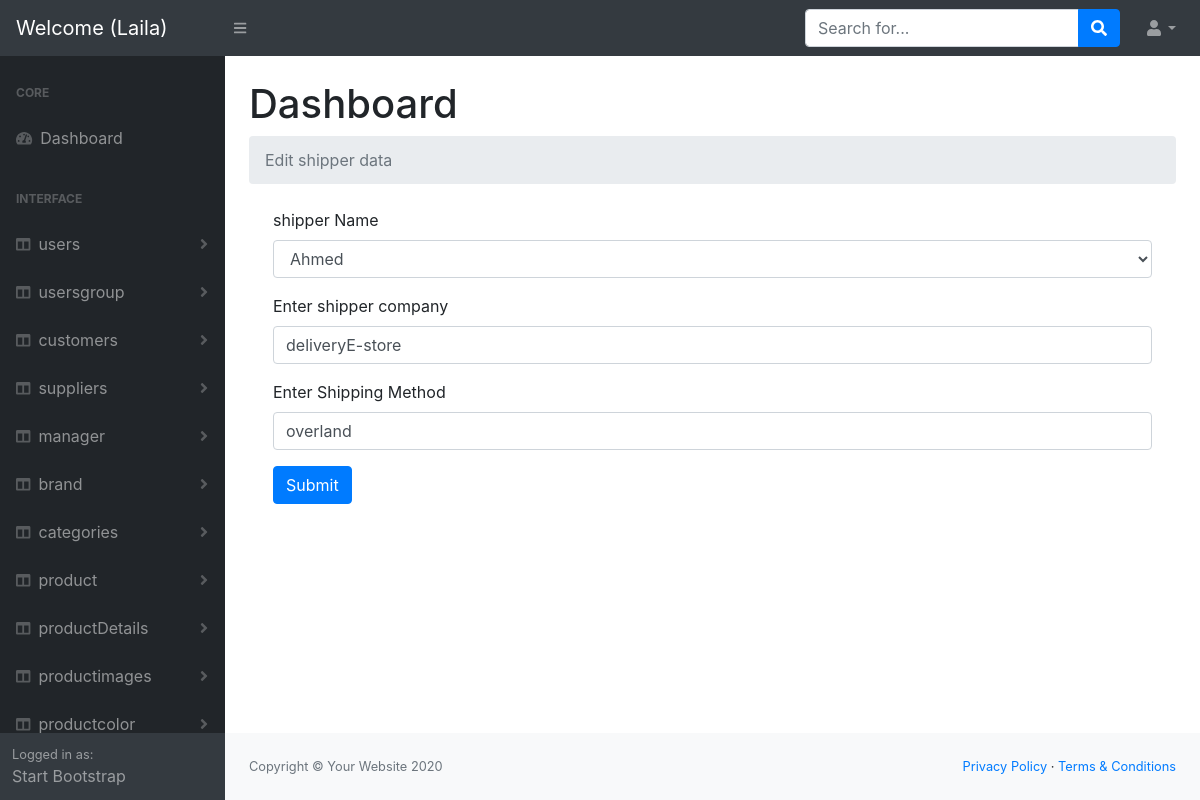
/Dashboard/admin/ordershipper/edit.php?id=8 (signed in), run on the app's committed database.
### tables this page shows
CREATE TABLE `ordershipper` (
  `id` int(11) NOT NULL,
  `userid` int(11) NOT NULL,
  `companyname` varchar(250) NOT NULL,
  `ShippingMethod` varchar(250) NOT NULL
);

CREATE TABLE `users` (
  `id` int(11) NOT NULL,
  `firstName` varchar(50) NOT NULL,
  `lastName` varchar(50) NOT NULL,
  `email` varchar(250) NOT NULL,
  `mobileNo` int(11) NOT NULL,
  `password` text NOT NULL,
  `group_id` int(11) NOT NULL
);

### Dashboard/admin/helpers/functions.php (called while the page is built, shortened)
<?php
function Sanitize($input,$flag){
    $sanitize_var = $input;
    switch ($flag) {
        case 1:
         $sanitize_var = filter_var($sanitize_var,FILTER_SANITIZE_NUMBER_INT);
            break;
    }
    return $sanitize_var;
}
?>

### Dashboard/admin/ordershipper/edit.php (the view, shortened to what this page needs)
<?php
  include '../helpers/functions.php';
include '../helpers/dbconnection.php';
   $id = '';
   if($_SERVER['REQUEST_METHOD'] == "GET"){
      $id  = Sanitize($_GET['id'],1);
    }
   $sql  ="SELECT * FROM `ordershipper` WHERE `id`= $id";
   $op   = mysqli_query($conn,$sql);
   $FData = mysqli_fetch_assoc($op);
   $sql1 = "SELECT * FROM users";
   $op1  = mysqli_query($conn,$sql1);
    include '../header.php';
?>
  <body class="sb-nav-fixed">
<?php
    include '../nav.php';
?>
        <div id="layoutSidenav">
<?php
    include '../sidNave.php';
?>
            <div id="layoutSidenav_content">
                <main>
                    <div class="container-fluid">
                        <h1 class="mt-4">Dashboard</h1>
                        <ol class="breadcrumb mb-4">
                        <?php
                            if(isset($_SESSION['errors'])){
                               foreach($_SESSION['errors'] as $key =>  $value){
                                echo '* '.$key.' : '.$value.'<br>';
                               }
                             unset($_SESSION['errors']);
                             }else{
                        ?>
                        <li class="breadcrumb-item active">Edit shipper data</li>
                        <?php } ?>
                        </ol>
<div class="container">
 <form  method="post"  action="edit.php?id=<?php echo $FData['id'];?>"  enctype ="multipart/form-data">
                  <div class="form-group">
                         <label for="exampleInput">shipper Name</label>
                          <select name="userid" class="form-control">
                                 <?php
                                    while($data = mysqli_fetch_assoc($op1)){
                                 ?>
                           <option value="<?php echo $data['id'];?>"  <?php if($data['id'] == $FData['userid'] ){ echo 'selected';}?>     >
                           <?php echo $data['firstName'];?></option>
                              <?php } ?>
                        </select>
                    </div>
                  <div class="form-group">
                     <label for="exampleInputEmail1">Enter shipper company </label>
                     <input type="text" name="companyname" value="<?php echo $FData['companyname']; ?>" class="form-control" id="exampleInputName" aria-describedby=""
                         placeholder="Enter company name ">
                 </div>
                 <div class="form-group">
                     <label for="exampleInputEmail1">Enter Shipping Method</label>
                     <input type="text" name="ShippingMethod" value="<?php echo $FData['ShippingMethod']; ?>"class="form-control" id="exampleInputName" aria-describedby=""
                         placeholder="Enter ShippingMethod ">
                  </div>
                     <button type="submit"  name="submit"class="btn btn-primary">Submit</button>
</form>
</div>
              </div>
              </main>
 <?php
include '../footer.php';
 ?>

### data on the page
ordershipper: userid "Ahmed", companyname "deliveryE-store", ShippingMethod "overland"

### other printed values
$_SESSION['User']['firstName'] "Laila"
$data "users"
$data "usersgroup"
$data "customers"
$data "suppliers"
$data "manager"
$data "brand"
$data "categories"
$data "product"
$data "productDetails"
$data "productimages"
$data "productcolor"
